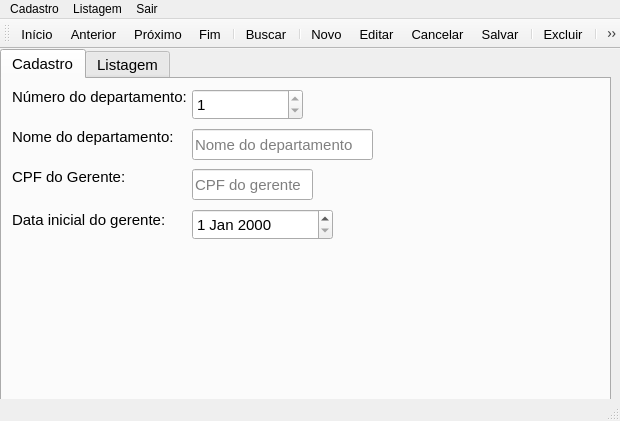
<?xml version="1.0" encoding="UTF-8"?>
<ui version="4.0">
 <class>FrmDepto</class>
 <widget class="QMainWindow" name="FrmDepto">
  <property name="geometry">
   <rect>
    <x>0</x>
    <y>0</y>
    <width>620</width>
    <height>421</height>
   </rect>
  </property>
  <property name="windowTitle">
   <string>Cadastro de Departamentos</string>
  </property>
  <widget class="QWidget" name="centralwidget">
   <widget class="QTabWidget" name="abas">
    <property name="geometry">
     <rect>
      <x>0</x>
      <y>0</y>
      <width>611</width>
      <height>361</height>
     </rect>
    </property>
    <property name="font">
     <font>
      <family>Arial</family>
      <pointsize>11</pointsize>
     </font>
    </property>
    <property name="cursor">
     <cursorShape>ArrowCursor</cursorShape>
    </property>
    <property name="currentIndex">
     <number>0</number>
    </property>
    <widget class="QWidget" name="tabCadastro">
     <attribute name="icon">
      <iconset>
       <selectedon>:/depto/botoes/about.bmp</selectedon>
      </iconset>
     </attribute>
     <attribute name="title">
      <string>Cadastro</string>
     </attribute>
     <attribute name="toolTip">
      <string>Manutenção de registros de departamento</string>
     </attribute>
     <widget class="QLabel" name="label">
      <property name="geometry">
       <rect>
        <x>10</x>
        <y>10</y>
        <width>181</width>
        <height>16</height>
       </rect>
      </property>
      <property name="text">
       <string>Número do departamento:</string>
      </property>
     </widget>
     <widget class="QLabel" name="label_2">
      <property name="geometry">
       <rect>
        <x>10</x>
        <y>50</y>
        <width>181</width>
        <height>16</height>
       </rect>
      </property>
      <property name="text">
       <string>Nome do departamento:</string>
      </property>
     </widget>
     <widget class="QLabel" name="label_3">
      <property name="geometry">
       <rect>
        <x>10</x>
        <y>90</y>
        <width>181</width>
        <height>16</height>
       </rect>
      </property>
      <property name="text">
       <string>CPF do Gerente:</string>
      </property>
     </widget>
     <widget class="QLabel" name="label_4">
      <property name="geometry">
       <rect>
        <x>10</x>
        <y>130</y>
        <width>181</width>
        <height>21</height>
       </rect>
      </property>
      <property name="text">
       <string>Data inicial do gerente:</string>
      </property>
     </widget>
     <widget class="QSpinBox" name="spbNumDepto">
      <property name="geometry">
       <rect>
        <x>190</x>
        <y>10</y>
        <width>111</width>
        <height>31</height>
       </rect>
      </property>
      <property name="toolTip">
       <string>Digite o número do departamento desejado</string>
      </property>
      <property name="readOnly">
       <bool>true</bool>
      </property>
      <property name="minimum">
       <number>1</number>
      </property>
      <property name="value">
       <number>1</number>
      </property>
     </widget>
     <widget class="QLineEdit" name="edNomeDepto">
      <property name="geometry">
       <rect>
        <x>190</x>
        <y>50</y>
        <width>181</width>
        <height>31</height>
       </rect>
      </property>
      <property name="maxLength">
       <number>15</number>
      </property>
      <property name="placeholderText">
       <string>Nome do departamento</string>
      </property>
     </widget>
     <widget class="QLineEdit" name="edGerente_cpf">
      <property name="geometry">
       <rect>
        <x>190</x>
        <y>90</y>
        <width>121</width>
        <height>31</height>
       </rect>
      </property>
      <property name="toolTip">
       <string>Identificação do(a) gerente</string>
      </property>
      <property name="inputMask">
       <string/>
      </property>
      <property name="text">
       <string/>
      </property>
      <property name="maxLength">
       <number>9</number>
      </property>
      <property name="placeholderText">
       <string>CPF do gerente</string>
      </property>
     </widget>
     <widget class="QDateEdit" name="deGerente_dataInicial">
      <property name="geometry">
       <rect>
        <x>190</x>
        <y>130</y>
        <width>141</width>
        <height>31</height>
       </rect>
      </property>
     </widget>
    </widget>
    <widget class="QWidget" name="tabListagem">
     <attribute name="icon">
      <iconset>
       <selectedon>:/depto/botoes/WINNEXT.BMP</selectedon>
      </iconset>
     </attribute>
     <attribute name="title">
      <string>Listagem</string>
     </attribute>
     <attribute name="toolTip">
      <string>Lista todos os registros de departamento</string>
     </attribute>
     <widget class="QTableWidget" name="tblDepto">
      <property name="geometry">
       <rect>
        <x>0</x>
        <y>10</y>
        <width>601</width>
        <height>311</height>
       </rect>
      </property>
      <property name="font">
       <font>
        <pointsize>9</pointsize>
       </font>
      </property>
      <column>
       <property name="text">
        <string>Num.Depto</string>
       </property>
      </column>
      <column>
       <property name="text">
        <string>Nome</string>
       </property>
      </column>
      <column>
       <property name="text">
        <string>CPF Gerente</string>
       </property>
      </column>
      <column>
       <property name="text">
        <string>Nome do Gerente</string>
       </property>
      </column>
      <column>
       <property name="text">
        <string>Data inicial</string>
       </property>
      </column>
     </widget>
    </widget>
   </widget>
  </widget>
  <widget class="QMenuBar" name="menubar">
   <property name="geometry">
    <rect>
     <x>0</x>
     <y>0</y>
     <width>620</width>
     <height>21</height>
    </rect>
   </property>
   <widget class="QMenu" name="menuCadastro">
    <property name="title">
     <string>Cadastro</string>
    </property>
    <widget class="QMenu" name="menuConex_o">
     <property name="title">
      <string>Conexão</string>
     </property>
     <widget class="QMenu" name="menuSQL_Server">
      <property name="title">
       <string>SQL Server</string>
      </property>
      <addaction name="actionDesktop"/>
      <addaction name="actionServidor"/>
     </widget>
     <addaction name="menuSQL_Server"/>
     <addaction name="actionMySQL"/>
     <addaction name="actionOracle"/>
    </widget>
    <addaction name="menuConex_o"/>
    <addaction name="separator"/>
    <addaction name="actionSair"/>
   </widget>
   <widget class="QMenu" name="menuListagem">
    <property name="title">
     <string>Listagem</string>
    </property>
   </widget>
   <widget class="QMenu" name="menuSair">
    <property name="title">
     <string>Sair</string>
    </property>
   </widget>
   <addaction name="menuCadastro"/>
   <addaction name="menuListagem"/>
   <addaction name="menuSair"/>
  </widget>
  <widget class="QStatusBar" name="statusbar"/>
  <widget class="QToolBar" name="toolBar">
   <property name="font">
    <font>
     <pointsize>10</pointsize>
    </font>
   </property>
   <property name="windowTitle">
    <string>toolBar</string>
   </property>
   <property name="toolButtonStyle">
    <enum>Qt::ToolButtonTextUnderIcon</enum>
   </property>
   <attribute name="toolBarArea">
    <enum>TopToolBarArea</enum>
   </attribute>
   <attribute name="toolBarBreak">
    <bool>false</bool>
   </attribute>
   <addaction name="acao_Inicio"/>
   <addaction name="acao_Anterior"/>
   <addaction name="acao_Proximo"/>
   <addaction name="acao_Fim"/>
   <addaction name="separator"/>
   <addaction name="acao_Buscar"/>
   <addaction name="separator"/>
   <addaction name="acao_Novo"/>
   <addaction name="acao_Editar"/>
   <addaction name="acao_Cancelar"/>
   <addaction name="acao_Salvar"/>
   <addaction name="separator"/>
   <addaction name="acao_Excluir"/>
   <addaction name="separator"/>
   <addaction name="acao_Sair"/>
  </widget>
  <action name="actionSair">
   <property name="text">
    <string>Sair</string>
   </property>
  </action>
  <action name="actionOracle">
   <property name="text">
    <string>Oracle</string>
   </property>
  </action>
  <action name="actionMySQL">
   <property name="text">
    <string>MySQL</string>
   </property>
  </action>
  <action name="actionDesktop">
   <property name="text">
    <string>Desktop</string>
   </property>
  </action>
  <action name="actionServidor">
   <property name="text">
    <string>Servidor</string>
   </property>
  </action>
  <action name="acao_Inicio">
   <property name="icon">
    <iconset resource="recursos.qrc">
     <normaloff>:/depto/botoes/first.bmp</normaloff>:/depto/botoes/first.bmp</iconset>
   </property>
   <property name="text">
    <string>&amp;Início</string>
   </property>
   <property name="toolTip">
    <string>Exibe o primeiro registro</string>
   </property>
  </action>
  <action name="acao_Anterior">
   <property name="icon">
    <iconset resource="recursos.qrc">
     <normaloff>:/depto/botoes/prior.bmp</normaloff>:/depto/botoes/prior.bmp</iconset>
   </property>
   <property name="text">
    <string>&amp;Anterior</string>
   </property>
   <property name="toolTip">
    <string>Exibe o registro anterior ao atual</string>
   </property>
  </action>
  <action name="acao_Proximo">
   <property name="icon">
    <iconset resource="recursos.qrc">
     <normaloff>:/depto/botoes/next.bmp</normaloff>:/depto/botoes/next.bmp</iconset>
   </property>
   <property name="text">
    <string>&amp;Próximo</string>
   </property>
   <property name="toolTip">
    <string>Exibe o registro seguinte ao atual</string>
   </property>
  </action>
  <action name="acao_Fim">
   <property name="icon">
    <iconset resource="recursos.qrc">
     <normaloff>:/depto/botoes/last.bmp</normaloff>:/depto/botoes/last.bmp</iconset>
   </property>
   <property name="text">
    <string>&amp;Fim</string>
   </property>
   <property name="toolTip">
    <string>Exibe o último registro</string>
   </property>
  </action>
  <action name="acao_Buscar">
   <property name="icon">
    <iconset resource="recursos.qrc">
     <normaloff>:/depto/botoes/Oeil2.bmp</normaloff>:/depto/botoes/Oeil2.bmp</iconset>
   </property>
   <property name="text">
    <string>&amp;Buscar</string>
   </property>
   <property name="toolTip">
    <string>Busca o departamento do número informado</string>
   </property>
  </action>
  <action name="acao_Novo">
   <property name="icon">
    <iconset resource="recursos.qrc">
     <normaloff>:/depto/botoes/Add.bmp</normaloff>:/depto/botoes/Add.bmp</iconset>
   </property>
   <property name="text">
    <string>&amp;Novo</string>
   </property>
   <property name="toolTip">
    <string>Inicia a inclusão de um novo registro</string>
   </property>
  </action>
  <action name="acao_Editar">
   <property name="icon">
    <iconset resource="recursos.qrc">
     <normaloff>:/depto/botoes/COPY.BMP</normaloff>:/depto/botoes/COPY.BMP</iconset>
   </property>
   <property name="text">
    <string>&amp;Editar</string>
   </property>
   <property name="toolTip">
    <string>Inicia a alteração do registro atual</string>
   </property>
  </action>
  <action name="acao_Salvar">
   <property name="icon">
    <iconset resource="recursos.qrc">
     <normaloff>:/depto/botoes/Save.bmp</normaloff>:/depto/botoes/Save.bmp</iconset>
   </property>
   <property name="text">
    <string>&amp;Salvar</string>
   </property>
   <property name="toolTip">
    <string>Salva o registro incluído ou alterado</string>
   </property>
  </action>
  <action name="acao_Excluir">
   <property name="icon">
    <iconset resource="recursos.qrc">
     <normaloff>:/depto/botoes/Minus.bmp</normaloff>:/depto/botoes/Minus.bmp</iconset>
   </property>
   <property name="text">
    <string>E&amp;xcluir</string>
   </property>
   <property name="toolTip">
    <string>Exclui o registro atual</string>
   </property>
  </action>
  <action name="acao_Sair">
   <property name="icon">
    <iconset resource="recursos.qrc">
     <normaloff>:/depto/botoes/CLOSE1.BMP</normaloff>:/depto/botoes/CLOSE1.BMP</iconset>
   </property>
   <property name="text">
    <string>Sair</string>
   </property>
   <property name="toolTip">
    <string>Fecha o formulário e termina o programa</string>
   </property>
  </action>
  <action name="acao_Cancelar">
   <property name="icon">
    <iconset resource="recursos.qrc">
     <normaloff>:/depto/botoes/UNDO.BMP</normaloff>:/depto/botoes/UNDO.BMP</iconset>
   </property>
   <property name="text">
    <string>Cancelar</string>
   </property>
   <property name="toolTip">
    <string>Cancela a operação atual e retorna à navegação</string>
   </property>
  </action>
 </widget>
 <resources>
  <include location="recursos.qrc"/>
 </resources>
 <connections/>
</ui>
